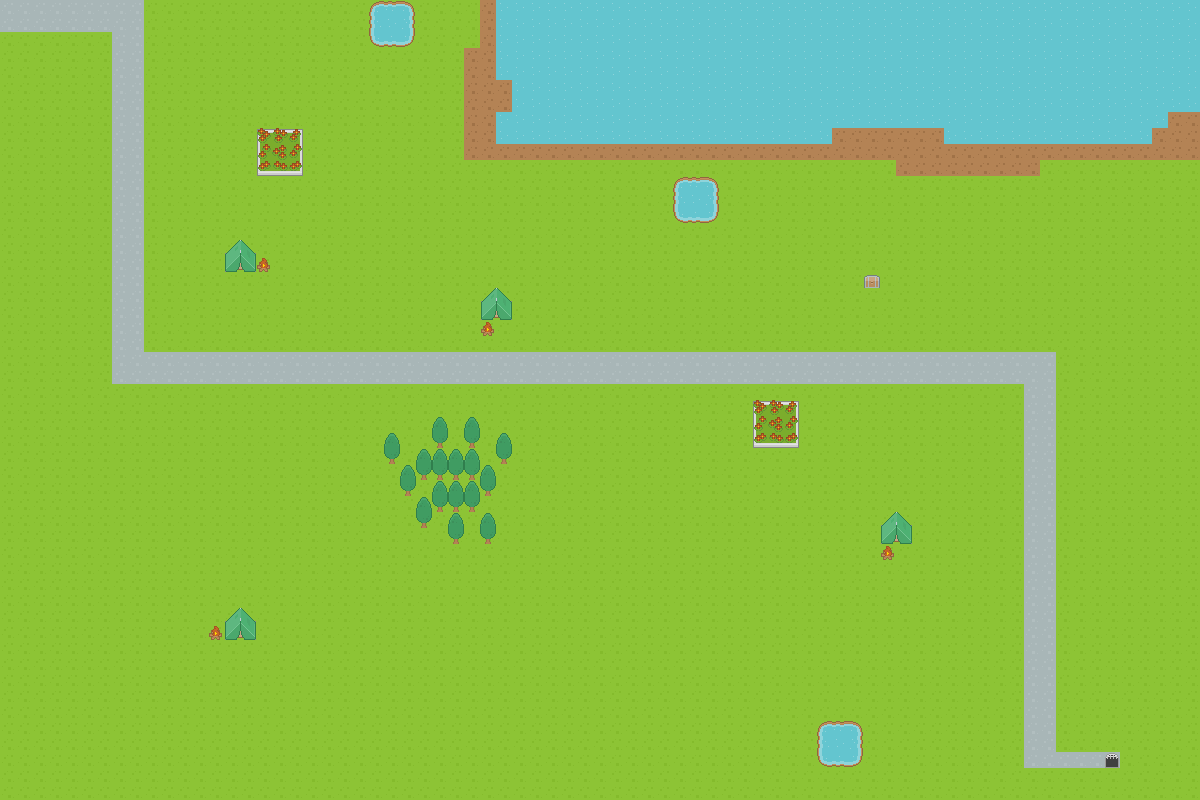

A 2D game scene composited from a Tiled map and its tileset images. What follows is a short description and the map's XML, with each tile layer's data collapsed to a summary:
An orthogonal 75x50 tile map with 16x16 px tiles, 3 tile layers (layer1, layer2, layer3) and 9 objects.

<map version="1.2" tiledversion="1.2.1" orientation="orthogonal" renderorder="right-down" width="75" height="50" tilewidth="16" tileheight="16" infinite="0" nextlayerid="6" nextobjectid="11">
 <tileset firstgid="1" source="map.tsx" />
 <layer id="1" name="layer1" width="75" height="50">
  <data>[3750 cells, 3750 non-empty, 3 distinct tile ids]</data>
 </layer>
 <layer id="2" name="layer2" width="75" height="50">
  <data>[3750 cells, 326 non-empty, 27 distinct tile ids]</data>
 </layer>
 <layer id="3" name="layer3" width="75" height="50">
  <data>[3750 cells, 1 non-empty, 1 distinct tile ids]</data>
 </layer>
 <objectgroup id="4" name="staticObjects">
  <object id="1" x="872" y="280.667" />
  <object id="2" x="753" y="401.5" width="44" height="43.5" />
  <object id="3" x="880" y="513" width="31" height="46" />
  <object id="4" x="209" y="608.5" width="48.5" height="31.5" />
  <object id="5" x="383.5" y="417" width="129.5" height="127" />
  <object id="6" x="224.5" y="239.5" width="48.5" height="32.5" />
  <object id="7" x="256" y="128" width="48.5" height="47.5" />
  <object id="9" x="480.5" y="287" width="32" height="49.5" />
 </objectgroup>
 <objectgroup id="5" name="exits">
  <object id="10" x="1112" y="759.091" />
 </objectgroup>
</map>
